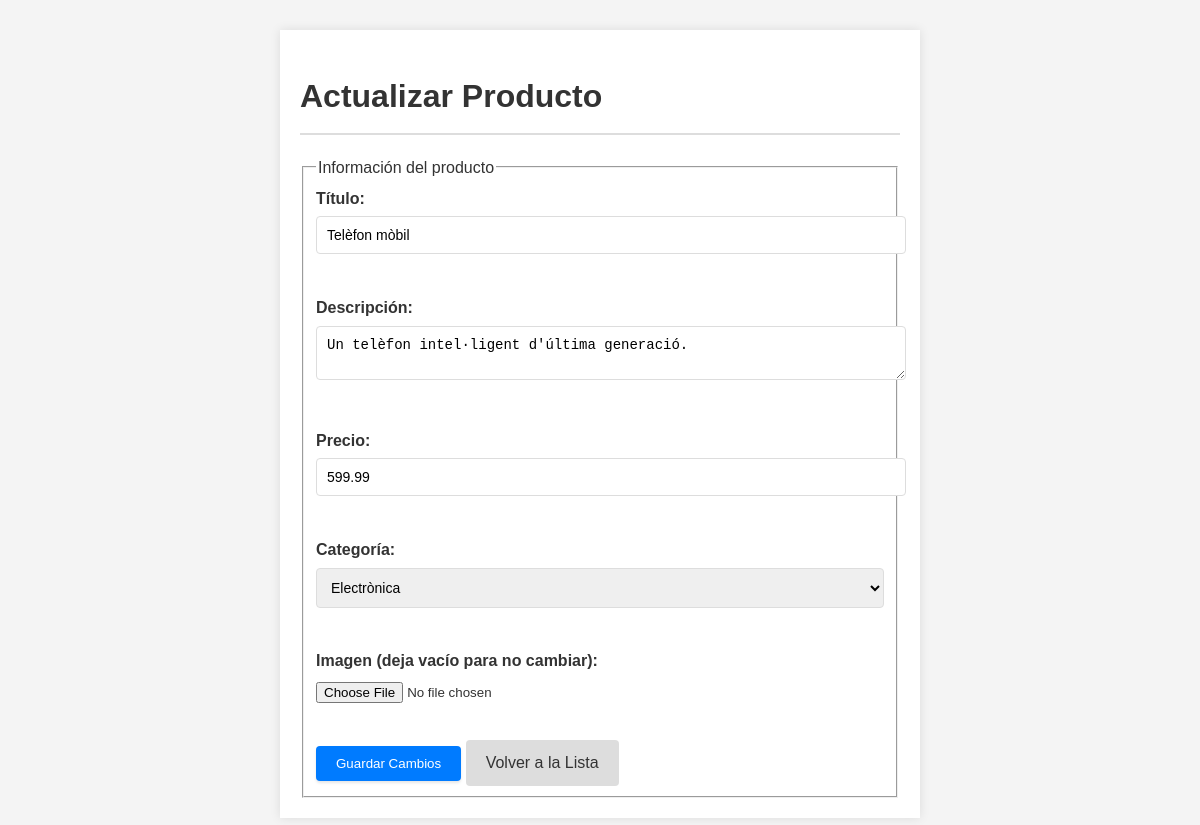
Page /products/update/1/ on the earlier database version.
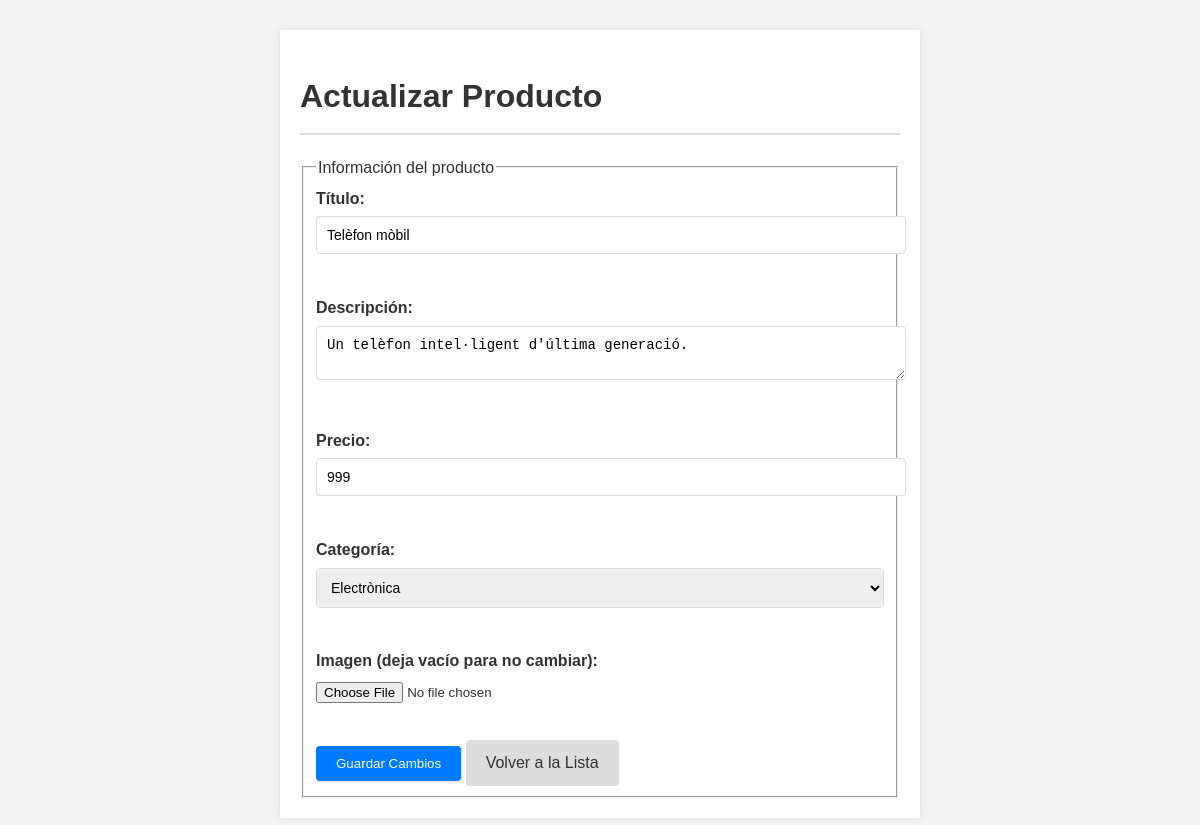
Same page on the later database version.
### models.py (models this page shows)
class products(db.Model):
    id = db.Column(db.Integer, primary_key=True)
    title = db.Column(db.String)
    description = db.Column(db.String)
    photo = db.Column(db.String)
    price = db.Column(db.Float)
    category_id = db.Column(db.Integer, db.ForeignKey('categories.id'), nullable=False)
    created = db.Column(DateTime, default=db.func.current_timestamp())
    updated = db.Column(DateTime, default=db.func.current_timestamp(), onupdate=db.func.current_timestamp())

class categories(db.Model):
    id = db.Column(db.Integer, primary_key=True)
    name = db.Column(db.String, unique=True)
    slug = db.Column(db.String, unique=True)
    products = db.relationship('products', backref='category', lazy=True)

### routes_main.py (the view, shortened to what this page needs)
@routes_main.route('/products/update/<int:product_id>/', methods=['GET', 'POST'])
def update_product(product_id):
    product = products.query.get(product_id)
    category_list = categories.query.all()
    return render_template('products/update.html', product=product, categories=category_list)

### templates/products/update.html (shortened to what this page needs)
<!DOCTYPE html>
<html lang="es">
<head>
    <link rel="stylesheet" type="text/css" href="/static/style/style_create.css">
</head>
<body>
    <div class="container">
        <h1>Actualizar Producto</h1>
        <form action="{{ url_for('routes_main.update_product', product_id=product.id) }}" method="post" enctype="multipart/form-data">
            <fieldset>
                <legend>Información del producto</legend>
                <label for="title">Título:</label>
                <input type="text" id="title" name="title" value="{{ product.title }}" required><br><br>
                <label for="description">Descripción:</label>
                <textarea id="description" name="description" required>{{ product.description }}</textarea><br><br>
                <label for="price">Precio:</label>
                <input type="number" id="price" name="price" step="0.01" value="{{ product.price }}" required><br><br>
                <label for="category">Categoría:</label>
                <select id="category" name="category" required>
                    {% for category in categories %}
                    <option value="{{ category.id }}" {% if category.id == product.category_id %} selected {% endif %}>{{ category.name }}</option>
                    {% endfor %}
                </select><br><br>
                <label for="image">Imagen (deja vacío para no cambiar):</label>
                <input type="file" id="image" name="image" accept="image/*"><br><br>
                <input type="submit" value="Guardar Cambios">
                <a href="/products/list/" class="btn-back">Volver a la Lista</a>
            </fieldset>
        </form>
    </div>
</body>
</html>

Differences in the rows shown:
changed products "Telèfon mòbil": price "599.99" → "999"
